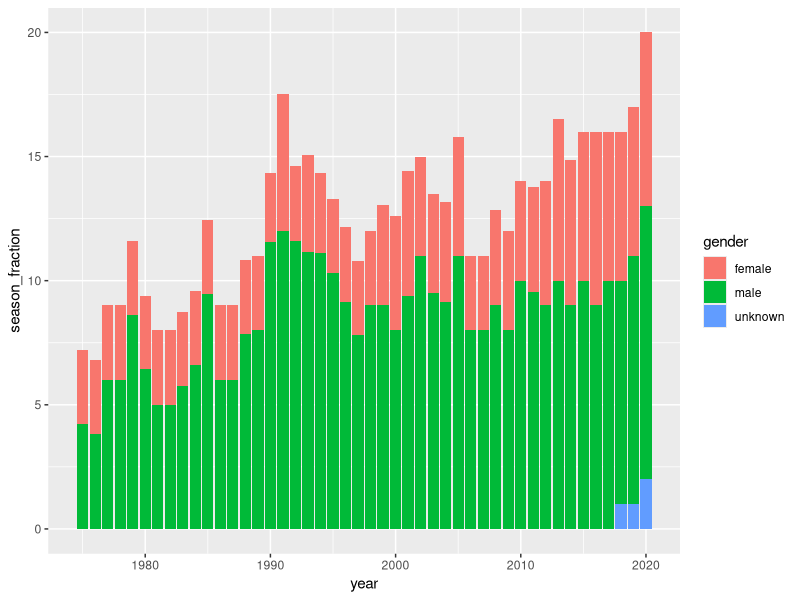

Write R code to recreate this figure.
## ---- chunk 1
#| label: setup
#| warning: false
#| message: false

library(tidyverse)
library(ggplot2)

knitr::opts_chunk$set(echo = TRUE, warning=FALSE, message=FALSE)
## ---- chunk 2
actors <- read.csv("_data/snl_actors.csv")
seasons <- read.csv("_data/snl_seasons.csv")
casts <- read.csv("_data/snl_casts.csv")
## ---- chunk 3
dim(actors)
## ---- chunk 4
colnames(actors)
## ---- chunk 5
head(actors)
## ---- chunk 6
dim(seasons)
## ---- chunk 7
colnames(seasons)
## ---- chunk 8
head(seasons)
## ---- chunk 9
dim(casts)
## ---- chunk 10
colnames(casts)
## ---- chunk 11
head(casts)
## ---- chunk 12
m_actors <- colSums(is.na(actors))
m_actors

## ---- chunk 13
m_seasons <- colSums(is.na(seasons))
m_seasons
## ---- chunk 14
m_casts <- colSums(is.na(casts))
m_casts
## ---- chunk 15
casts <- subset(casts,select = -c(first_epid,last_epid))
colnames(casts)
## ---- chunk 16
a_c <- inner_join(actors,casts, by="aid")
a_c_s <- inner_join(a_c,seasons, by="sid")
colnames(a_c_s)
## ---- chunk 17
head(a_c_s)
## ---- chunk 18
m_n <- colSums(is.na(a_c_s))
m_n
## ---- chunk 19
print(unique(a_c_s$gender))
## ---- chunk 20

ggplot(a_c_s, aes(fill=gender, y=season_fraction, x=year)) + 
    geom_bar(position="stack", stat="identity")
  labs(x = "Year", y = "season_fraction of Episodes") +
  theme_minimal()
